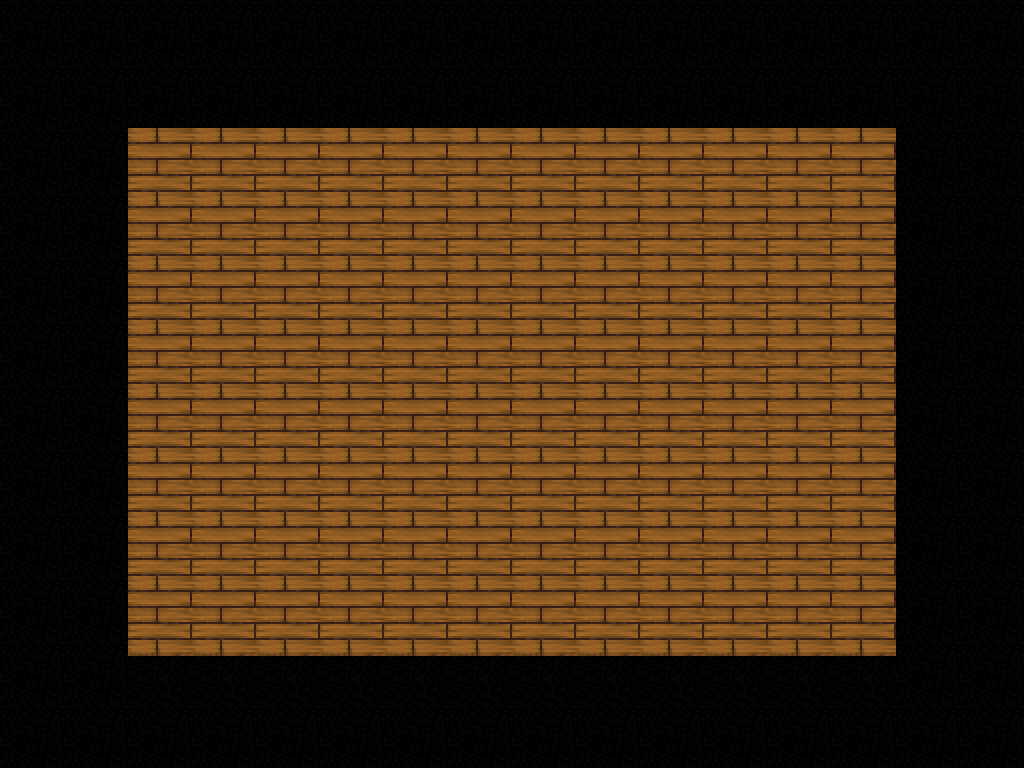

Below is a game level as drawn by its tile map, then a one-line description and the .tmx that defines it (tile-layer data replaced by summaries):
An orthogonal 16x12 tile map with 64x64 px tiles, 2 tile layers (above, tiles) and 4 objects.

<map version="1.0" orientation="orthogonal" renderorder="left-up" width="16" height="12" tilewidth="64" tileheight="64">
 <tileset firstgid="1" name="tileset" tilewidth="64" tileheight="64">
  <image source="../art/tileset.png" width="192" height="128" />
 </tileset>
 <layer name="above" width="16" height="12">
  <data>[192 cells, 64 non-empty, 4 distinct tile ids]</data>
 </layer>
 <layer name="tiles" width="16" height="12">
  <data>[192 cells, 192 non-empty, 3 distinct tile ids]</data>
 </layer>
 <objectgroup name="collison">
  <object x="-8" y="-6" width="1042" height="16" />
  <object x="-10" y="-5" width="17" height="786" />
  <object x="1016" y="-7" width="12" height="784" />
  <object x="-5" y="640" width="1033" height="136" />
 </objectgroup>
</map>